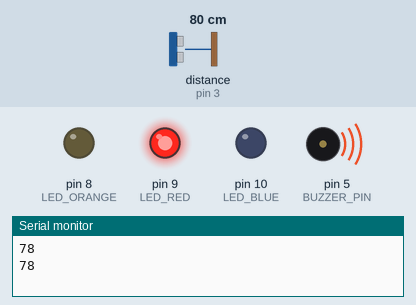
Recording of a sketch running on a simulated Arduino Uno, built with avr-gcc and run on an emulated ATmega328P. On the bench: output pins drawn as LEDs (lit = HIGH), buzzer (waves = sounding), the last lines printed to the serial monitor. Wiring (inferred from the names in the program): ultrasonic range finder: trigger pin 2; echo pin 3. Dashed ring = blinking. The test bench sets the inputs (shaded band); at power-on: distance to the obstacle (sensor on pin 3) 80 cm. The echo pulse lasts 58.3 µs per cm; pins used as bus, display or sensor lines are not drawn.

Above: at 4.8 s.
4.9 s: distance to the obstacle (sensor on pin 3) set to 57 cm
9.9 s: distance to the obstacle (sensor on pin 3) set to 48 cm
At 12.13 s:
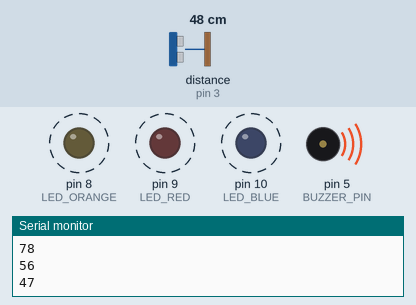
14.9 s: distance to the obstacle (sensor on pin 3) set to 4 cm
At 15.43 s:
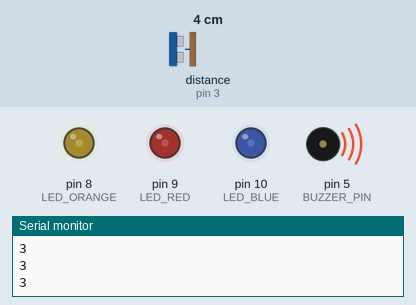
19.9 s: distance to the obstacle (sensor on pin 3) set to 250 cm
At 20.4 s:
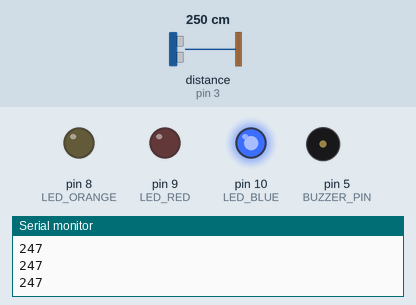
24.9 s: distance to the obstacle (sensor on pin 3) set to 156 cm
29.9 s: distance to the obstacle (sensor on pin 3) set to 147 cm
At 30.7 s:
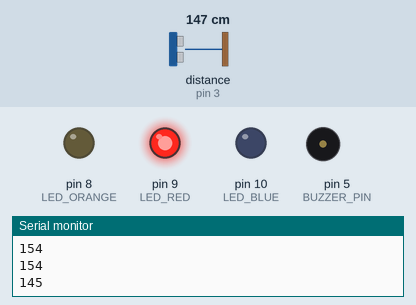
Timing chart, 0 to 40.2 s (numbered marks = the images above; inputs shaded):
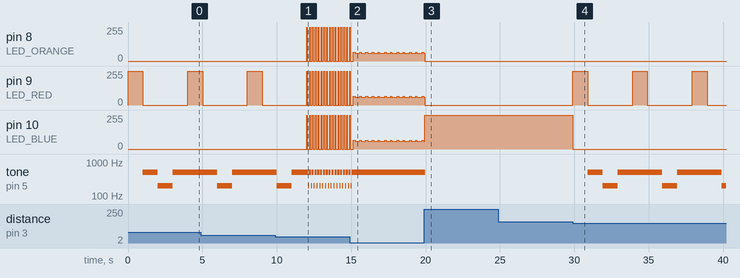

The sketch:

20127102.ino
```cpp
// C++ code
//

int BUZZER_PIN = 5;
int TRIG_PIN = 2;
int ECHO_PIN = 3;
int LED_BLUE = 10;
int LED_RED = 9;
int LED_ORANGE = 8;

void setup()
{
  	Serial.begin(9600);
  	pinMode(TRIG_PIN, OUTPUT);
  	pinMode(ECHO_PIN, INPUT);
  	pinMode(BUZZER_PIN, OUTPUT);
  	pinMode(LED_BLUE, OUTPUT);
  	pinMode(LED_RED, OUTPUT);
  	pinMode(LED_ORANGE, OUTPUT);
}

void buzzerRing(int i, int milliseconds)
{
	if(i)
    {
      	tone(BUZZER_PIN, 500);
      	delay(milliseconds);

      	tone(BUZZER_PIN, 200);
      	delay(milliseconds);

       	tone(BUZZER_PIN, 500);
      	delay(milliseconds);
    }
  	else
    {
      	noTone(BUZZER_PIN);
    }
}

long getDistance()
{
  	digitalWrite(TRIG_PIN, LOW);
  	delayMicroseconds(2);
  	digitalWrite(TRIG_PIN, HIGH);
  	delayMicroseconds(10);
  	digitalWrite(TRIG_PIN, LOW);


  	long duration = pulseIn(ECHO_PIN, HIGH);
  	long distanceCm = duration*0.034/2;

  	return distanceCm;
}

void loop()
{
  	int distanceCm = getDistance();
  	Serial.println(distanceCm);

  	if(distanceCm >= 150)
    {
        digitalWrite(LED_RED, LOW);
        digitalWrite(LED_ORANGE, LOW);
      	buzzerRing(0,0);

      	digitalWrite(LED_BLUE, HIGH);
    }
  	else if(50 < distanceCm && distanceCm < 150)
    {
      	digitalWrite(LED_BLUE, LOW);
        digitalWrite(LED_ORANGE, LOW);

      	digitalWrite(LED_RED, HIGH);
      	delay(1000);
        digitalWrite(LED_RED, LOW);
      	buzzerRing(1,1000);
    }
  	else
    {
      	int m = distanceCm;

      	digitalWrite(LED_BLUE, HIGH);
      	digitalWrite(LED_RED, HIGH);
        digitalWrite(LED_ORANGE, HIGH);
      	delay(m);
      	digitalWrite(LED_BLUE, LOW);
      	digitalWrite(LED_RED, LOW);
        digitalWrite(LED_ORANGE, LOW);

      	buzzerRing(1,m);
    }

}
```

Measured:
- the behaviour switches between 52 and 51 cm on distance to the obstacle (sensor on pin 3) (found by bisection; images 0 and 1)
- the behaviour switches between 152 and 151 cm on distance to the obstacle (sensor on pin 3) (found by bisection; images 3 and 4)
- after the input at 9.9 s, pin 8 (LED_ORANGE), pin 10 (LED_BLUE): alternates 255/255 for 0.05 s and 0/255 for 0.14 s, starting after 2.1 s
- after the input at 14.9 s, tone on pin 5 (BUZZER_PIN): goes on until 15.0 s, then stays 500 Hz
- after the input at 19.9 s, tone on pin 5 (BUZZER_PIN): 500 Hz → silent at once
- after the input at 29.9 s, pin 9 (LED_RED): alternates 255/255 for 1.0 s and 0/255 for 3.0 s, starting at once; pin 10 (LED_BLUE): 255/255 → 0/255 at once; tone on pin 5 (BUZZER_PIN): silent → 500 Hz after 1.0 s, then repeats every 4.0 s: 200 Hz 1.0 s, 500 Hz 3.0 s
